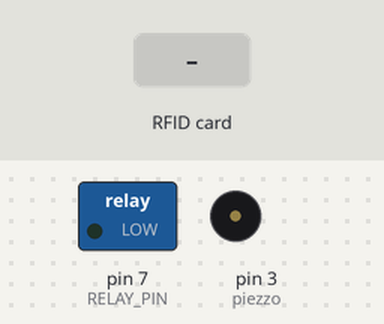
Recording of a program running on a simulated Arduino Uno, built with avr-gcc and run on an emulated ATmega328P. Parts: switched loads named in the program (green lamp = pin HIGH), buzzer (waves = sounding). The inputs (shaded band) are chosen by the test bench. Pins used as bus, display or sensor lines are not drawn; what the program prints to the serial monitor is not drawn.

Above: at 1.2 s.
1.3 s: RFID card BC C1 C5 38 held to the reader
At 2.1 s:
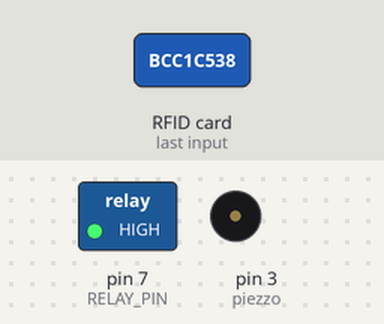
3.8 s: RFID card 5E 7A 19 C4 held to the reader
At 11.2 s:
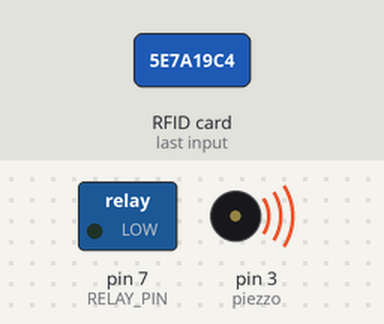
Timing chart, 0 to 12.8 s (numbered marks = the images above; inputs shaded):
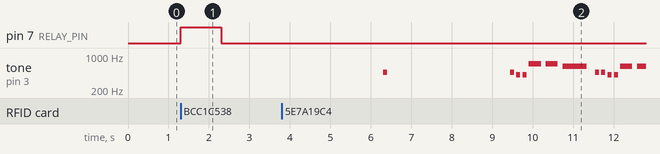

Measured:
- after the input at 1.3 s, pin 7 (RELAY_PIN): LOW → HIGH at once, → LOW 1.0 s later
- by itself, tone on pin 3 (piezzo): plays 466 Hz for 0.10 s, 466 Hz for 0.10 s, 415 Hz for 0.10 s, 415 Hz for 0.10 s, 698 Hz for 0.30 s, 698 Hz for 0.30 s … (13 notes in this stretch)

The program:

main.cpp
```cpp
#include <SPI.h>

#include <MFRC522.h>

#define SS_PIN 10
#define RST_PIN 9
#define RELAY_PIN 7

// Define tones for the song
#define  a3f    208     // 208 Hz
#define  b3f    233     // 233 Hz
#define  b3     247     // 247 Hz
#define  c4     261     // 261 Hz MIDDLE C
#define  c4s    277     // 277 Hz
#define  e4f    311     // 311 Hz
#define  f4     349     // 349 Hz
#define  a4f    415     // 415 Hz
#define  b4f    466     // 466 Hz
#define  b4     493     // 493 Hz
#define  c5     523     // 523 Hz
#define  c5s    554     // 554 Hz
#define  e5f    622     // 622 Hz
#define  f5     698     // 698 Hz
#define  f5s    740     // 740 Hz
#define  a5f    831     // 831 Hz

#define rest    -1

int piezzo = 3;
int led = LED_BUILTIN;

volatile int beatlength = 100; // determines tempo
float beatseparationconstant = 0.3;

int threshold;

int a; // part index
int b; // song index
int c; // lyric index

boolean flag;

int song1_intro_melody[] = { c5s, e5f, e5f, f5, a5f, f5s, f5, e5f, c5s, e5f, rest, a4f, a4f };

int song1_intro_rhythmn[] = { 6, 10, 6, 6, 1, 1, 1, 1, 6, 10, 4, 2, 10 };

int song1_verse1_melody[] = {
  rest, c4s, c4s, c4s, c4s, e4f, rest, c4, b3f, a3f,
  rest, b3f, b3f, c4, c4s, a3f, a4f, a4f, e4f,
  rest, b3f, b3f, c4, c4s, b3f, c4s, e4f, rest, c4, b3f, b3f, a3f,
  rest, b3f, b3f, c4, c4s, a3f, a3f, e4f, e4f, e4f, f4, e4f,
  c4s, e4f, f4, c4s, e4f, e4f, e4f, f4, e4f, a3f,
  rest, b3f, c4, c4s, a3f, rest, e4f, f4, e4f
};

int song1_verse1_rhythmn[] = {
  2, 1, 1, 1, 1, 2, 1, 1, 1, 5,
  1, 1, 1, 1, 3, 1, 2, 1, 5,
  1, 1, 1, 1, 1, 1, 1, 2, 1, 1, 1, 1, 3,
  1, 1, 1, 1, 2, 1, 1, 1, 1, 1, 1, 4,
  5, 1, 1, 1, 1, 1, 1, 1, 2, 2,
  2, 1, 1, 1, 3, 1, 1, 1, 3
};

const char* lyrics_verse1[] = {
  "We're ", "no ", "strangers ", "", "to ", "love ", "", "\r\n",
  "You ", "know ", "the ", "rules ", "and ", "so ", "do ", "I\r\n",
  "A ", "full ", "commitment's ", "", "", "what ", "I'm ", "thinking ", "", "of", "\r\n",
  "You ", "wouldn't ", "", "get ", "this ", "from ", "any ", "", "other ", "", "guy\r\n",
  "I ", "just ", "wanna ", "", "tell ", "you ", "how ", "I'm ", "feeling", "\r\n",
  "Gotta ", "", "make ", "you ", "understand", "", "\r\n"
};

int song1_chorus_melody[] = {
  b4f, b4f, a4f, a4f,
  f5, f5, e5f, b4f, b4f, a4f, a4f, e5f, e5f, c5s, c5, b4f,
  c5s, c5s, c5s, c5s,
  c5s, e5f, c5, b4f, a4f, a4f, a4f, e5f, c5s,
  b4f, b4f, a4f, a4f,
  f5, f5, e5f, b4f, b4f, a4f, a4f, a5f, c5, c5s, c5, b4f,
  c5s, c5s, c5s, c5s,
  c5s, e5f, c5, b4f, a4f, rest, a4f, e5f, c5s, rest
};

int song1_chorus_rhythmn[] = {
  1, 1, 1, 1,
  3, 3, 6, 1, 1, 1, 1, 3, 3, 3, 1, 2,
  1, 1, 1, 1,
  3, 3, 3, 1, 2, 2, 2, 4, 8,
  1, 1, 1, 1,
  3, 3, 6, 1, 1, 1, 1, 3, 3, 3, 1, 2,
  1, 1, 1, 1,
  3, 3, 3, 1, 2, 2, 2, 4, 8, 4
};

const char* lyrics_chorus[] = {
  "Never ", "", "gonna ", "", "give ", "you ", "up\r\n",
  "Never ", "", "gonna ", "", "let ", "you ", "down", "", "\r\n",
  "Never ", "", "gonna ", "", "run ", "around ", "", "", "", "and ", "desert ", "", "you\r\n",
  "Never ", "", "gonna ", "", "make ", "you ", "cry\r\n",
  "Never ", "", "gonna ", "", "say ", "goodbye ", "", "", "\r\n",
  "Never ", "", "gonna ", "", "tell ", "a ", "lie ", "", "", "and ", "hurt ", "you\r\n"
};

MFRC522 mfrc522(SS_PIN, RST_PIN); // Ustvari MFRC522 instanco.

void rickroll() {
  int notelength;
  if (a == 1 || a == 2) {
    // intro
    notelength = beatlength * song1_intro_rhythmn[b];
    if (song1_intro_melody[b] > 0) {
      digitalWrite(led, HIGH);
      tone(piezzo, song1_intro_melody[b], notelength);
    }
    b++;
    if (b >= sizeof(song1_intro_melody) / sizeof(int)) {
      a++;
      b = 0;
      c = 0;
    }
  }
  else if (a == 3 || a == 5) {
    // verse
    notelength = beatlength * 2 * song1_verse1_rhythmn[b];
    if (song1_verse1_melody[b] > 0) {
      digitalWrite(led, HIGH);
      Serial.print(lyrics_verse1[c]);
      tone(piezzo, song1_verse1_melody[b], notelength);
      c++;
    }
    b++;
    if (b >= sizeof(song1_verse1_melody) / sizeof(int)) {
      a++;
      b = 0;
      c = 0;
    }
  }
  else if (a == 4 || a == 6) {
    // chorus
    notelength = beatlength * song1_chorus_rhythmn[b];
    if (song1_chorus_melody[b] > 0) {
      digitalWrite(led, HIGH);
      Serial.print(lyrics_chorus[c]);
      tone(piezzo, song1_chorus_melody[b], notelength);
      c++;
    }
    b++;
    if (b >= sizeof(song1_chorus_melody) / sizeof(int)) {
      Serial.println("");
      a++;
      b = 0;
      c = 0;
    }
  }
  delay(notelength);
  noTone(piezzo);
  digitalWrite(led, LOW);
  delay(notelength * beatseparationconstant);
  if (a == 7) { // loop back around to beginning of song
    a = 1;
    flag = false;
  }
}

void on_accessed() {
  Serial.println("Card is accessed");

  digitalWrite(RELAY_PIN, HIGH);
  delay(1000);
  digitalWrite(RELAY_PIN, LOW);
  delay(1000);

  flag = true;
}

void setup() {
  Serial.begin(9600); // Odprete serijska vrata

  SPI.begin(); // Inicializacija SPI vodila
  mfrc522.PCD_Init(); // Inicializacija MFRC522

  pinMode(RELAY_PIN, OUTPUT); // Nastavi rele pin na OUTPUT

  a = 4;
  b = 0;
  c = 0;

  Serial.println("Approximate your card to the reader...");
  Serial.println();
}

void loop() {
  if (flag == true) {
    rickroll();
  }

  // Iščemo novo RFID kartico
  if (!mfrc522.PICC_IsNewCardPresent()) {
    return;
  }

  // Select one of the cards
  if ( ! mfrc522.PICC_ReadCardSerial()) {
    return;
  }

  //Show UID on serial monitor
  Serial.print("UID tag :");

  String content= "";

  byte letter;

  for (byte i = 0; i < mfrc522.uid.size; i++) {
    Serial.print(mfrc522.uid.uidByte[i] < 0x10 ? " 0" : " ");
    Serial.print(mfrc522.uid.uidByte[i], HEX);

    content.concat(String(mfrc522.uid.uidByte[i] < 0x10 ? " 0" : " "));
    content.concat(String(mfrc522.uid.uidByte[i], HEX));
  }

  Serial.println();

  Serial.print("Message : ");

  content.toUpperCase();

  if (content.substring(1) == "BC C1 C5 38") { //Spremeni UID kartice ali ključka za katere bomo odobrili dostop
    on_accessed();

    delay(3000);
  } else {
    Serial.println(" Access denied");
    delay(3000);
  }
}
```
